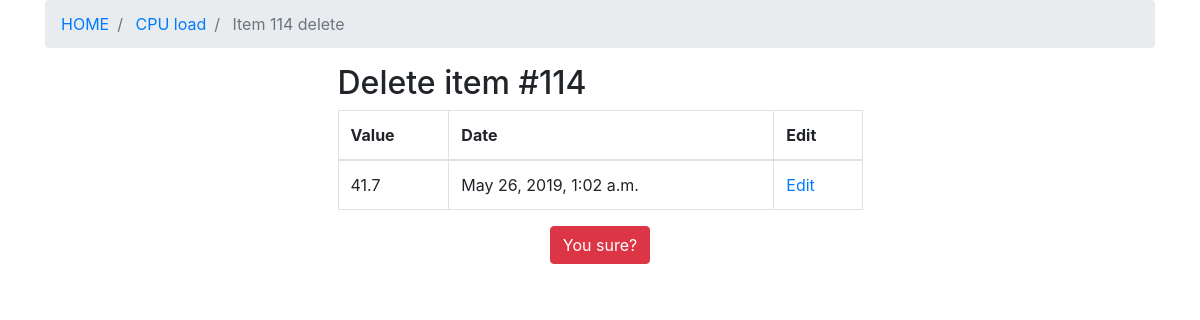
/sens_item/cpu_val/sens_item_del/114, run on the app's committed database.
### api/models.py (models this page shows, shortened)
class Sensor(models.Model):
    name = models.CharField(max_length=100)
    min_value = models.IntegerField()
    max_value = models.IntegerField()
    slug = models.SlugField(unique=True, null=True)

class SensorHistory(models.Model):
    date = models.DateTimeField(auto_now_add=True, blank=True)
    value = models.CharField(max_length=400)
    sensor = models.ForeignKey(Sensor, on_delete=models.CASCADE, related_name='sensor_history')

### index/views.py (the view)
# urls.py: path('sens_item/<slug:slug>/sens_item_del/<pk>', views.sens_item_del, name="sens_item_del")
def sens_item_del(request, pk, slug):
    item = models.SensorHistory.objects.get(pk=pk)
    if request.method == 'POST':
        item.delete()
        return redirect(reverse('sens_item', kwargs={"slug": item.sensor.slug}))
    global breadcrumb
    item_name = 'Item ' + str(item.id) + ' delete'
    breadcrumb = {'HOME': 'index', item.sensor.name: 'sens_item',
                  item_name: 'sens_item_edit'}
    breadcrumb[item_name] = 'sens_item_del'
    context = {'item': item, 'slug': slug, 'breadcrumb': breadcrumb}
    return render(request, template_name='sens_item_del.html', context=context)

### index/templates/sens_item_del.html (shortened to what this page needs)
{% extends 'base.html' %}
{% block content %}
<div class="container">
    <div class="row justify-content-center">
        <div class="col-lg-6 col-sm-12">
            <h2 class="">Delete item #{{ item.id }}</h2>
            <div class="">
                <table class="table table-bordered">
                    <thead>
                        <tr>
                            <th>Value</th>
                            <th>Date</th>
                            <th>Edit</th>
                        </tr>
                    </thead>
                    <tbody>
                        <tr>
                            <td>{{ item.value }}</td>
                            <td>{{ item.date }}</td>
                            <td><a href="{% url 'sens_item_edit' slug item.id %}">Edit</a></td>
                        </tr>
                    </tbody>
                </table>
            </div>
            <form method="POST" class="row justify-content-center">
                <button type="submit" class="btn btn-danger">You sure?</button>
            </form>
        </div>
    </div>
</div>
{% endblock content %}

### index/templates/base.html (shortened to what this page needs)
{% load static %}
{% load django_bootstrap_breadcrumbs %}
<!DOCTYPE html>
<html lang="en">
<head>
    <link rel="stylesheet" href="https://stackpath.bootstrapcdn.com/bootstrap/4.3.1/css/bootstrap.min.css"
>
    <link rel="stylesheet" href="{% static "css/main.css" %}" />
</head>
<body class="container-fluid">
    <div class="container justify-content-center">
        <nav>
            <ol class="breadcrumb">
                {% for each, value in breadcrumb.items %}
                <li class="breadcrumb-item {% if forloop.last %} active {% endif %}">
                    {% if forloop.last %}
                    {{ each }}
                    {% elif forloop.first %}
                    <a href="{% url 'index' %}">HOME</a>
                    {% else %}
                    <a href="{% url value slug %}">{{ each }}</a>
                    {% endif %}
                </li>
                {% endfor %}
            </ol>
        </nav>
        {% block content %}
        {% endblock content %}
    </div>
</body>
</html>

### data on the page
Sensor: breadcrumb "CPU load"
SensorHistory: id "114", value "41.7", date "May 26, 2019, 1:02 a.m."

### other printed values
{{ each }} "Item 114 delete"
